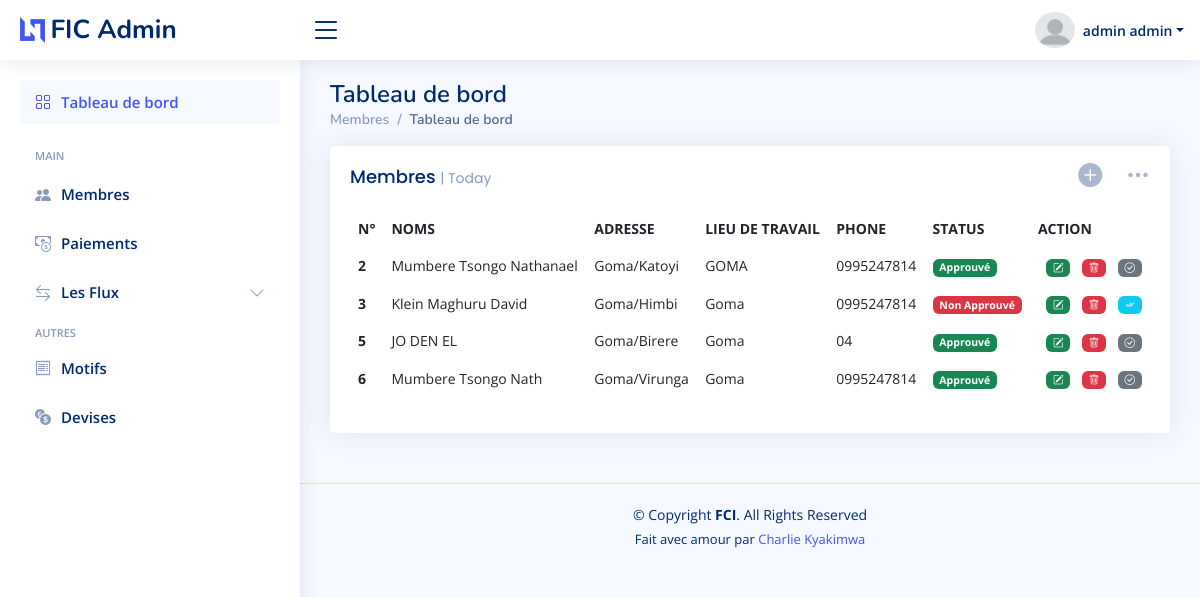
Page /admin/members.php (signed in) on the committed database.
### tables this page shows
CREATE TABLE `membre` (
  `ID` int(11) NOT NULL,
  `NUMERO` text NOT NULL,
  `NOM` text NOT NULL,
  `POSTNOM` text NOT NULL,
  `PRENOM` text NOT NULL,
  `LIEU_DE_TRAVAIL` text NOT NULL,
  `NUMERO_DE_TELEPHONE` text NOT NULL,
  `NOM_UTILISATEUR` text NOT NULL,
  `MOT_DE_PASSE` text NOT NULL,
  `PROFILE` text NOT NULL,
  `STATUT` text NOT NULL,
  `VISIBLE` int(11) NOT NULL,
  `ROLE` int(11) DEFAULT 0,
  `ADRESSE` text DEFAULT NULL
);

### admin/members.php (called while the page is built, shortened)
<?php require_once 'includes/members.php' ?>
<?php require('../templates/adminLayout.php') ?>

### Class/membre.php (called while the page is built, shortened)
<?php
class membre
{
    public function afficher()
    {
        $con = new Database();
        $connect = $con->open();
        try {
            $stmt = $connect->prepare("SELECT * FROM `membre`where visible=? AND ROLE=?");
            $stmt->execute([$this->visible = 1, $this->role = 0]);
            return $stmt->fetchAll();
        } catch (Exception $e) {
            return $e->getMessage();
        }
    }
}

### admin/includes/members.php (the view, shortened to what this page needs)
<?php
require_once("../Class/membre.php");
$data = new membre();
$all = $data->afficher();
?>
<div class="col-lg-12">
    <div class="row">
        <div class="col-12">
            <div class="card recent-sales overflow-auto">
                <?php
                if ($_SESSION['ROLE'] != 0) {
                ?>
                <div class="filter">
                    <a class="icon " data-bs-toggle="modal" data-bs-target="#exampleModal"><i
                            class="bi bi-plus-circle-fill h4"></i></a>
                    <a class="icon" href="#" data-bs-toggle="dropdown"><i class="bi bi-three-dots h4"></i></a>
                </div>
                <?php
                }
                ?>
                <div class="card-body">
                    <h5 class="card-title">Membres <span>| Today</span></h5>
                    <table class="table table-borderless datatable">
                        <thead>
                            <tr>
                                <th scope="col">N°</th>
                                <th scope="col">NOMS</th>
                                <th scope="col">ADRESSE</th>
                                <th scope="col">LIEU DE TRAVAIL</th>
                                <th scope="col">PHONE</th>
                                <th scope="col">STATUS</th>
                                <?php
                                if ($_SESSION['ROLE'] != 0) {
                                ?>
                                <th scope="col">ACTION</th>
                                <?php
                                }
                                ?>
                            </tr>
                        </thead>
                        <tbody>
                            <?php
                            foreach ($all as $key => $val) {
                            ?>
                            <tr>
                                <th scope="row"><?= $val['NUMERO'] ?></th>
                                <td><?= $val['NOM'] . " " . $val['POSTNOM'] . " " . $val['PRENOM'] ?></td>
                                <td><?= $val['ADRESSE'] ?></td>
                                <td><?= $val['LIEU_DE_TRAVAIL'] ?></td>
                                <td><?= $val['NUMERO_DE_TELEPHONE'] ?></td>
                                <td>
                                    <?php
                                        if ($val['STATUT'] == 1) {
                                        ?>
                                    <span class="badge bg-success">Approuvé</span>
                                    <?php
                                        } elseif ($val['STATUT'] == 0) {
                                        ?>
                                    <span class="badge bg-danger">Non Approuvé</span>
                                    <?php
                                        }
                                        ?>
                                </td>
                                <?php
                                    if ($_SESSION['ROLE'] != 0) {
                                    ?>
                                <td class="fw bold text-center mx-auto mx-2">
                                    <a href="./member.php?id=<?= $val['ID'] ?>">
                                        <span class="badge bg-success ms-2">
                                            <i class="bi bi-pencil-square fa-lg "></i>
                                        </span>
                                    </a>
                                    <a href="../admin/processing/deletemember.php?id=<?= $val['ID'] ?>">
                                        <span class="badge bg-danger ms-2">
                                            <i class="bi bi-trash fa-lg "></i>
                                        </span>
                                    </a>
                                    <?php
                                            if ($val['STATUT'] == 0) {
                                            ?>
                                    <a href="../admin/processing/approved.php?id=<?= $val['ID'] ?>">
                                        <span class="badge bg-info ms-2">
                                            <i class="bi bi-check-all fa-lg "></i>
                                        </span>
                                    </a>
                                    <?php
                                            } else if ($val['ROLE'] == 0) {
                                            ?>
                                    <a href="../admin/processing/makeadmin.php?id=<?= $val['ID'] ?>">
                                        <span class="badge bg-secondary ms-2">
                                            <i class="bi bi-check-circle fa-lg "></i>
                                        </span>
                                    </a>
                                    <?php
                                            }
                                            ?>
                                </td>
                                <?php
                                    }
                                    ?>
                            </tr>
                            <?php
                            }
                            ?>
                        </tbody>
                    </table>
                </div>
            </div>
        </div>
    </div>
</div>

### assets/css/style.css (style rules this page uses)
:root { scroll-behavior: smooth; }
body { font-family: "Open Sans", sans-serif; background: #f6f9ff; color: #444444; }
a { color: #4154f1; text-decoration: none; }
h1, h2, h3, h4, h5, h6 { font-family: "Nunito", sans-serif; }
.card { margin-bottom: 30px; border: none; border-radius: 5px; box-shadow: 0px 0 30px rgba(1, 41, 112, 0.1); }
.card-title { padding: 20px 0 15px 0; font-size: 18px; font-weight: 500; color: #012970; font-family: "Poppins", sans-serif; }
.card-title span { color: #899bbd; font-size: 14px; font-weight: 400; }
.card-body { padding: 0 20px 20px 20px; }
.dashboard .filter { position: absolute; right: 0px; top: 15px; }
.dashboard .filter .icon { color: #aab7cf; padding-right: 20px; padding-bottom: 5px; transition: 0.3s; font-size: 16px; }
.dashboard .recent-sales { font-size: 14px; }
.dashboard .recent-sales .table thead { background: #f6f6fe; }
.dashboard .recent-sales .table thead th { border: 0; }

### rows in the picture
membre: NUMERO "2", NOM "Mumbere", POSTNOM "Tsongo", PRENOM "Nathanael", ADRESSE "Goma/Katoyi", LIEU_DE_TRAVAIL "GOMA", NUMERO_DE_TELEPHONE "0995247814", STATUT "Approuvé"
membre: NUMERO "3", NOM "Klein", POSTNOM "Maghuru", PRENOM "David", ADRESSE "Goma/Himbi", LIEU_DE_TRAVAIL "Goma", NUMERO_DE_TELEPHONE "0995247814", STATUT "Non Approuvé"
membre: NUMERO "5", NOM "JO", POSTNOM "DEN", PRENOM "EL", ADRESSE "Goma/Birere", LIEU_DE_TRAVAIL "Goma", NUMERO_DE_TELEPHONE "04", STATUT "Approuvé"
membre: NUMERO "6", NOM "Mumbere", POSTNOM "Tsongo", PRENOM "Nath", ADRESSE "Goma/Virunga", LIEU_DE_TRAVAIL "Goma", NUMERO_DE_TELEPHONE "0995247814", STATUT "Approuvé"

### other values in the picture
$_SESSION['POSTNOM'] "admin"
$_SESSION['PRENOM'] "admin"
$pageTitle "Membres"
